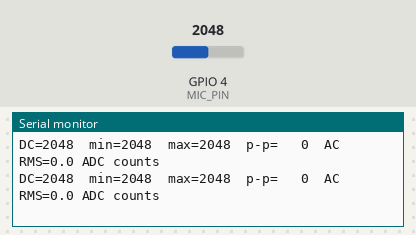
A program run on a simulated ESP32-S3. On the bench: the last lines printed to the serial monitor. The test bench sets the inputs (shaded band); at power-on: GPIO 4 (MIC_PIN) = 2048 (analog values on the 0–4095 scale).

Above: at 8.1 s.
8.2 s: GPIO 4 (MIC_PIN) set to 4095
At 8.25 s:
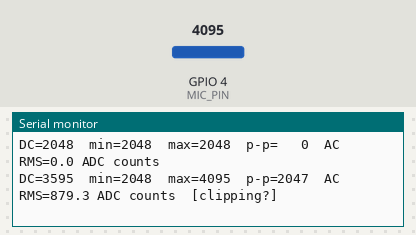
10.2 s: GPIO 4 (MIC_PIN) set to 4064
At 10.2 s:
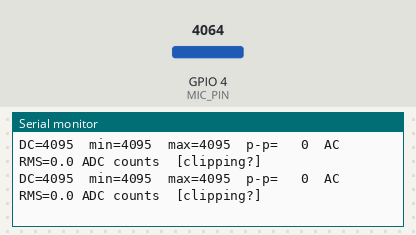

The program:

main.cpp
```cpp
#include <Arduino.h>
#include <math.h>

namespace {

constexpr uint8_t MIC_PIN = 4;
constexpr uint32_t SAMPLE_RATE_HZ = 8000;
constexpr size_t SAMPLE_COUNT = 512;
constexpr uint32_t SAMPLE_PERIOD_US = 1000000UL / SAMPLE_RATE_HZ;

uint16_t samples[SAMPLE_COUNT];

void readSampleBlock() {
  uint32_t nextSampleUs = micros();

  for (size_t i = 0; i < SAMPLE_COUNT; ++i) {
    while (static_cast<int32_t>(micros() - nextSampleUs) < 0) {
    }
    samples[i] = analogRead(MIC_PIN);
    nextSampleUs += SAMPLE_PERIOD_US;
  }
}

void printSampleStats() {
  uint16_t minimum = 4095;
  uint16_t maximum = 0;
  double sum = 0;

  for (uint16_t sample : samples) {
    minimum = min(minimum, sample);
    maximum = max(maximum, sample);
    sum += sample;
  }

  const double mean = sum / SAMPLE_COUNT;
  double squaredDeviationSum = 0;
  for (uint16_t sample : samples) {
    const double deviation = sample - mean;
    squaredDeviationSum += deviation * deviation;
  }

  const double rms = sqrt(squaredDeviationSum / SAMPLE_COUNT);
  Serial.printf("DC=%4.0f  min=%4u  max=%4u  p-p=%4u  AC RMS=%.1f ADC counts%s\n",
                mean, minimum, maximum, maximum - minimum, rms,
                (minimum <= 5 || maximum >= 4090) ? "  [clipping?]" : "");
}

}  // namespace

void setup() {
  Serial.begin(115200);
  analogReadResolution(12);
  analogSetPinAttenuation(MIC_PIN, ADC_11db);

  Serial.println();
  Serial.println("MAX9814 microphone level test");
  Serial.printf("ADC input: GPIO %u; sampling at %lu Hz\n",
                MIC_PIN, static_cast<unsigned long>(SAMPLE_RATE_HZ));
  Serial.println("Speak, tap near the microphone, or make other sounds to see levels change.");
}

void loop() {
  readSampleBlock();
  printSampleStats();
}
```

Measured:
- the behaviour switches between 4090 and 4089 on GPIO 4 (MIC_PIN) (found by bisection; images 1 and 2)
- after the input at 8.2 s, the serial monitor: prints a new line after 0.05 s (image 1)
